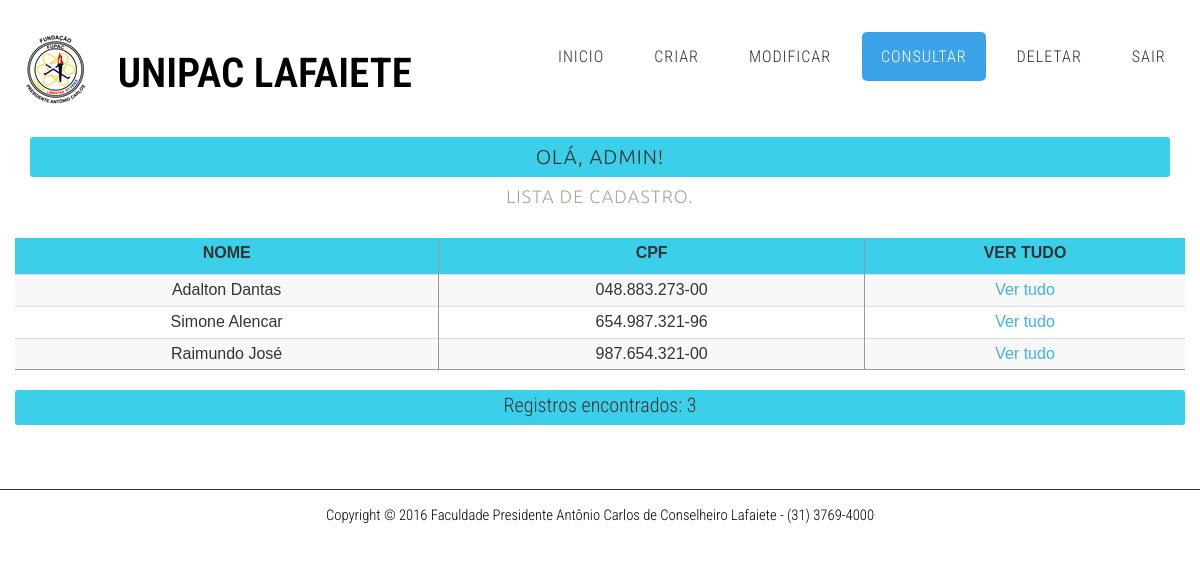
Screenshot of /php/consultaVestibular.php (signed in) with the database file from the repository.
### tables this page shows
CREATE TABLE `dados` (
`id`  int(11) NOT NULL AUTO_INCREMENT ,
`name`  varchar(255) NOT NULL ,
`cidade`  varchar(255) NOT NULL ,
`estado`  varchar(255) NOT NULL ,
`end`  varchar(255) NOT NULL ,
`bairro`  varchar(255) NOT NULL ,
`email`  varchar(255) NOT NULL ,
`dateN`  date NOT NULL ,
`cpf`  varchar(255) NOT NULL ,
`celular`  varchar(15) NOT NULL ,
`sexo`  varchar(255) NOT NULL ,
`curso`  varchar(255) NOT NULL ,
`curso2`  varchar(255) NOT NULL ,
PRIMARY KEY (`id`, `cpf`)
);

### php/consultaVestibular.php (the view, shortened to what this page needs)
<!DOCTYPE HTML>
<html>
	<head>
		<link href="../css/bootstrap.css" rel="stylesheet" media="screen">
		<link href="../css/style.css" rel="stylesheet" media="screen">
	</head>
<body class="homepage">
	<div id="header">
		<div class="container">
			<div id="pict">
				<a href="../index.html"><img src="../images/FUPAC.png"></a>
			</div>
			<div id="logo">
				<a href="../index.html">UNIPAC LAFAIETE</a>
			</div>
			<nav id="nav">
				<ul>
					<li><a href="admin.php">INICIO</a></li>
					<li><a href="criar.php">CRIAR</a></li>
					<li><a href="modificar.php">MODIFICAR</a></li>
					<li class="active" class="page-scroll"><a href="consulta.php">CONSULTAR</a></li>
					<li><a href="deletar.php">DELETAR</a></li>
					<li><a href="logout.php">SAIR</a></li>
				</ul>
			</nav>
		</div>
	</div>
	<section id="contato">
		<div class="container">
			<div class="row">
				<div class="col-lg-12 text-center">
				<h2 class="btn-sm label-primary">
				<?php
					echo "Olá, " . $_SESSION['usuarioNome'] . "!";
				?>
				</h2>
				<h4 class="text-muted">Lista de Cadastro.</h4>
				</div>
			</div>
			<br>
		</div>
	<div class="container">
		<div class="row">
			<table class="table table-responsive">
			<thead class="btn-sm label-primary">
			<tr>
				<td><label>NOME</label></td>
				<td><label>CPF</label></td>
				<td><label>VER TUDO</label></td>
			</tr>
			</thead>
			<tbody>
		<?php
require_once('conexao.php');
$sql = 'SELECT * FROM `dados` AS dados';
$resultado = $conexao->query($sql) OR trigger_error($conexao->error, E_USER_ERROR);
while ($login = $resultado->fetch_object()) {
	echo 	'<tr>
				<td>' .$login->name. '</td>
				<td>' .$login->cpf. '</td>
				<td><a href="verTudo.php?id='.$login->id.'">Ver tudo</a></td>
			</tr>';
}
	echo '</tbody></table>';
	echo '<p class="btn-sm label-primary col-lg-12 " align="center">Registros encontrados: '.$resultado->num_rows.'</p>';
?>
		</div>
	</div>
	</section>
	<div id="copyright" class="container">
		Copyright © 2016 Faculdade Presidente Antônio Carlos de Conselheiro Lafaiete - (31) 3769-4000
	</div>
</body>
</html>

### css/style.css (style rules this page uses)
body { background: #fff repeat; }
body,input,textarea,select { font-family: 'Roboto Condensed', sans-serif; font-weight: 300; font-size: 11pt; }
h1,h2,h3,h4,h5,h6 { letter-spacing: 1px; text-transform: uppercase; font-weight: 300; }
a { color: ##0021ff; }
p, ul, ol, dl, table { margin-bottom: 1em; }
section, article { margin-bottom: 3em; }
section > :last-child, article > :last-child { margin-bottom: 0; }
#header { position: relative; background: #FFF; }
#header .container { position: relative; padding: 4em 0em; }
#logo { position: absolute; left: 7em; top: 3em; }
#logo a { display: block; text-decoration: none; font-size: 2.8em; font-weight: 600; color: #000 }
#pict { position: absolute; left: 0em; top: 2em; }
#nav { position: absolute; right: 0em; top: 2.2em; }
#nav > ul > li { float: left; }
#nav > ul > li:last-child { padding-right: 0; }
#nav > ul > li > a, #nav > ul > li > span { display: block; margin-left: 0.7em; padding: 0.80em 1.2em; letter-spacing: 0.06em; text-decoration: none; text-transform: uppercase; font-size: 1.1em; outline: 0; color: #333; }
#nav li.active a { background: #3ca3e9; border-radius: 5px; color: #FFF; }
.table { max-width: 100%; background-color: transparent; border-collapse: collapse; border-spacing: 0; font-family: arial; }
.table { border-bottom: #999999 solid 1px; width: 100%; margin-bottom: 20px; }
.table th, .table td { border-right: #999999 solid 1px; font-size: 16px; padding: 5px; line-height: 20px; text-align: center; vertical-align: middle; }
.table td:last-child { border-right: 0; }
.table tbody > tr:nth-child(odd) > td, .table tbody > tr:nth-child(odd) > th { background-color: #f8f8f8; }
#copyright { position: relative; padding: 1em; width: 100%; border-top: 1px solid #303030; text-align: center; color: #000 }

### css/style-desktop.css (style rules this page uses)
body,input,textarea,select { font-size: 12pt; }

### rows the page displays
dados: name "Adalton Dantas", cpf "048.883.273-00"
dados: name "Simone Alencar", cpf "654.987.321-96"
dados: name "Raimundo José", cpf "987.654.321-00"

### other values shown
$_SESSION['usuarioNome'] "ADMIN"
$resultado->num_rows "3"
